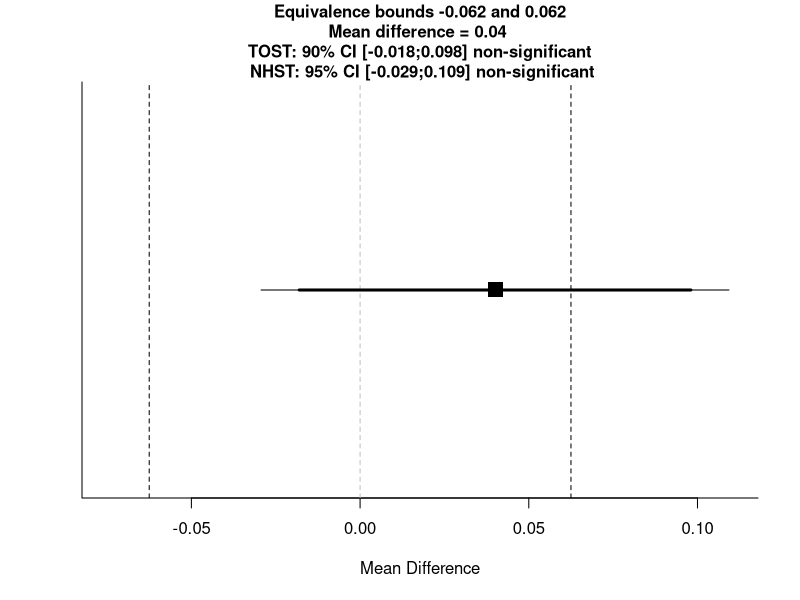
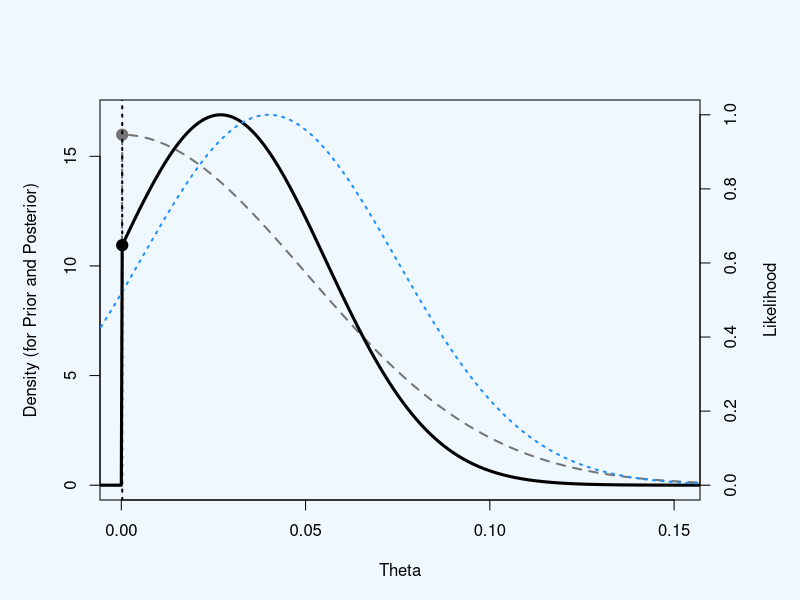
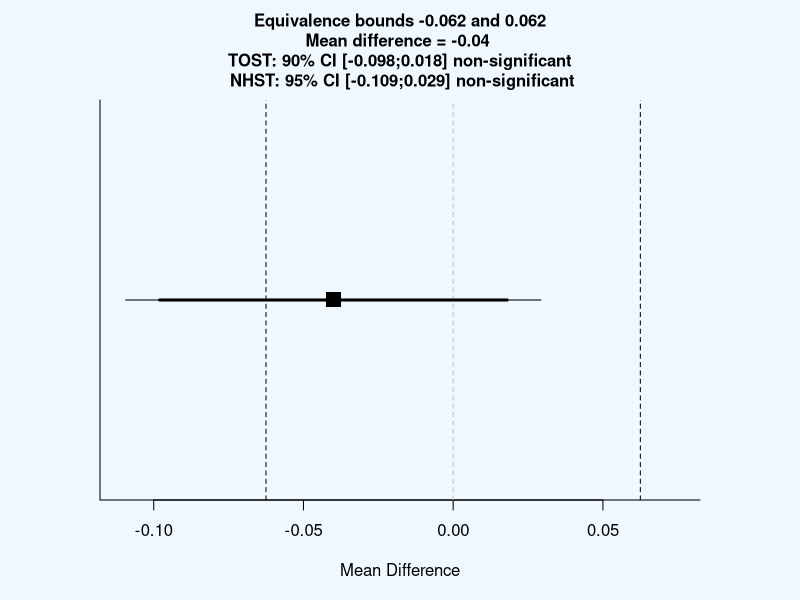
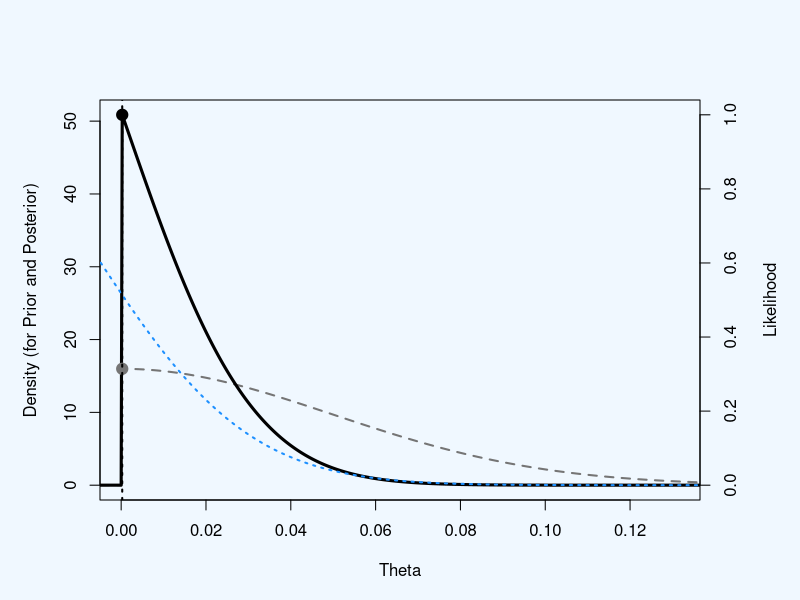

These charts were generated, in order, by the following R code:
TOSTtwo.raw.nm<-function(m1,m2,sd1,sd2,n1,n2,low_eqbound, high_eqbound, alpha, var.equal, prior_dist, effect_prior, se_prior, df_prior)
  {
  if(missing(alpha)) {
    alpha<-0.05
  }
  if(missing(var.equal)) {
    var.equal<-FALSE
  }
  if(var.equal==TRUE) {
    sdpooled<-sqrt((((n1 - 1)*(sd1^2)) + (n2 - 1)*(sd2^2))/((n1+n2)-2)) #calculate sd pooled
    t1<-((m1-m2)-low_eqbound)/(sdpooled*sqrt(1/n1 + 1/n2))
    degree_f<-n1+n2-2
    p1<-pt(t1, degree_f, lower.tail=FALSE)
    t2<-((m1-m2)-high_eqbound)/(sdpooled*sqrt(1/n1 + 1/n2))
    p2<-pt(t2, degree_f, lower.tail=TRUE)
    LL90<-(m1-m2)-qt(1-alpha, degree_f)*(sdpooled*sqrt(1/n1 + 1/n2))
    UL90<-(m1-m2)+qt(1-alpha, degree_f)*(sdpooled*sqrt(1/n1 + 1/n2))
    LL95<-(m1-m2)-qt(1-(alpha/2), degree_f)*(sdpooled*sqrt(1/n1 + 1/n2))
    UL95<-(m1-m2)+qt(1-(alpha/2), degree_f)*(sdpooled*sqrt(1/n1 + 1/n2))
    t<-(m1-m2)/(sdpooled*sqrt(1/n1 + 1/n2))
    pttest<-2*pt(-abs(t), df=degree_f)
  } else {
    sdpooled<-sqrt((sd1^2 + sd2^2)/2) #calculate sd root mean squared for Welch's t-test
    t1<-((m1-m2)-low_eqbound)/sqrt(sd1^2/n1 + sd2^2/n2) #welch's t-test lower bound
    degree_f<-(sd1^2/n1+sd2^2/n2)^2/(((sd1^2/n1)^2/(n1-1))+((sd2^2/n2)^2/(n2-1))) #degrees of freedom for Welch's t-test
    p1<-pt(t1, degree_f, lower.tail=FALSE) #p-value for Welch's TOST t-test
    t2<-((m1-m2)-high_eqbound)/sqrt(sd1^2/n1 + sd2^2/n2) #welch's t-test upper bound
    p2<-pt(t2, degree_f, lower.tail=TRUE) #p-value for Welch's TOST t-test
    t<-(m1-m2)/sqrt(sd1^2/n1 + sd2^2/n2) #welch's t-test NHST
    pttest<-2*pt(-abs(t), df=degree_f) #p-value for Welch's t-test
    LL90<-(m1-m2)-qt(1-alpha, degree_f)*sqrt(sd1^2/n1 + sd2^2/n2) #Lower limit for CI Welch's t-test
    UL90<-(m1-m2)+qt(1-alpha, degree_f)*sqrt(sd1^2/n1 + sd2^2/n2) #Upper limit for CI Welch's t-test
    LL95<-(m1-m2)-qt(1-(alpha/2), degree_f)*sqrt(sd1^2/n1 + sd2^2/n2) #Lower limit for CI Welch's t-test
    UL95<-(m1-m2)+qt(1-(alpha/2), degree_f)*sqrt(sd1^2/n1 + sd2^2/n2) #Upper limit for CI Welch's t-test
  }
  ptost<-max(p1,p2) #Get highest p-value for summary TOST result
  ttost<-ifelse(abs(t1) < abs(t2), t1, t2) #Get lowest t-value for summary TOST result
  dif<-(m1-m2)
  testoutcome<-ifelse(pttest<alpha,"significant","non-significant")
  TOSToutcome<-ifelse(ptost<alpha,"significant","non-significant")
  plot(NA, ylim=c(0,1), xlim=c(min(LL90,low_eqbound)-max(UL90-LL90, high_eqbound-low_eqbound)/10, max(UL90,high_eqbound)+max(UL90-LL90, high_eqbound-low_eqbound)/10), bty="l", yaxt="n", ylab="",xlab="Mean Difference")
  points(x=dif, y=0.5, pch=15, cex=2)
  abline(v=high_eqbound, lty=2)
  abline(v=low_eqbound, lty=2)
  abline(v=0, lty=2, col="grey")
  segments(LL90,0.5,UL90,0.5, lwd=3)
  segments(LL95,0.5,UL95,0.5, lwd=1)
  title(main=paste("Equivalence bounds ",round(low_eqbound,digits=3)," and ",round(high_eqbound,digits=3),"\nMean difference = ",round(dif,digits=3)," \n TOST: ", 100*(1-alpha*2),"% CI [",round(LL90,digits=3),";",round(UL90,digits=3),"] ", TOSToutcome," \n NHST: ", 100*(1-alpha),"% CI [",round(LL95,digits=3),";",round(UL95,digits=3),"] ", testoutcome,sep=""), cex.main=1)
  if(var.equal == TRUE) {
    message(cat("Using alpha = ",alpha," Student's t-test was ",testoutcome,", t(",degree_f,") = ",t,", p = ",pttest,sep=""))
    cat("\n")
    message(cat("Using alpha = ",alpha," the equivalence test based on Student's t-test was ",TOSToutcome,", t(",degree_f,") = ",ttost,", p = ",ptost,sep=""))
  } else {
    message(cat("Using alpha = ",alpha," Welch's t-test was ",testoutcome,", t(",degree_f,") = ",t,", p = ",pttest,sep=""))
    cat("\n")
    message(cat("Using alpha = ",alpha," the equivalence test based on Welch's t-test  was ",TOSToutcome,", t(",degree_f,") = ",ttost,", p = ",ptost,sep=""))
  }
  TOSTresults<-data.frame(t1,p1,t2,p2,degree_f)
  colnames(TOSTresults) <- c("t-value 1","p-value 1","t-value 2","p-value 2","df")
  bound_results<-data.frame(low_eqbound,high_eqbound)
  colnames(bound_results) <- c("low bound raw","high bound raw")
  CIresults<-data.frame(LL90,UL90)
  colnames(CIresults) <- c(paste("Lower Limit ",100*(1-alpha*2),"% CI raw",sep=""),paste("Upper Limit ",100*(1-alpha*2),"% CI raw",sep=""))
  cat("TOST results:\n")
  print(TOSTresults)
  cat("\n")
  cat("Equivalence bounds (raw scores):\n")
  print(bound_results)
  cat("\n")
  cat("TOST confidence interval:\n")
  print(CIresults)
  #below added BF calc
  bayes<-TRUE #expect to provide bayes
  if(missing(effect_prior)) {
    bayes<-FALSE #if no prior effect size is provided, BF not calculated
  }
  if(bayes==TRUE) {
    if(prior_dist=="normal") {
      if(missing(se_prior)) {
        se_prior<-effect_prior/2 #if not specified otherwise, default SE is effect/2
      }
    }
    if(prior_dist=="halfnormal") {
      if(missing(se_prior)) {
        se_prior<-effect_prior #if not specified otherwise, default SE is effect
        effect_prior<-0 #halfnormal is centered on 0
      } }
        if(prior_dist=="cauchy") {
          df_prior<-1
          {
          if(missing(se_prior)) 
          {df_prior<-1
            se_prior<-effect_prior/2} #if not specified otherwise, default SE is effect
          }}
          if(prior_dist=="halfcauchy") {
            {df_prior<-1}
             if(missing(se_prior)) {
              df_prior<-1
              se_prior<-effect_prior #if not specified otherwise, default SE is effect
              effect_prior<-0 #halfcauchy is centered on 0
             }}
      
  if(missing(df_prior)) {
    df_prior<-1000 #if not specified otherwise, default df = 100000 (practically normal)
  }
  theta <- effect_prior - 10 * se_prior
  incr <- se_prior / 200
  theta=seq(from = effect_prior - 10 * se_prior, by = incr, length = 4001)
  dist_theta <- dt(x = (theta-effect_prior)/se_prior, df=df_prior)
  if(prior_dist=="halfnormal"){
    dist_theta[theta <= 0] = 0
  }
  if(prior_dist=="halfcauchy"){
    dist_theta[theta <= 0] = 0
  }
  dist_theta_alt = dist_theta/sum(dist_theta)
  likelihood <- dt((dif-theta)/(dif/t), df = degree_f) #use dif - can be set to d
  likelihood_alt = likelihood/sum(likelihood)
  height <- dist_theta * likelihood
  area <- sum(height * incr)
  normarea <- sum(dist_theta * incr)
  height_alt = dist_theta_alt * likelihood_alt
  height_alt = height_alt/sum(height_alt)
  LikelihoodTheory <- area/normarea
  LikelihoodNull <- dt(dif/(dif/t), df = degree_f)
  BayesFactor <- round(LikelihoodTheory / LikelihoodNull, 2)
  bayes_results <- data.frame(BayesFactor, LikelihoodTheory, LikelihoodNull)
  colnames(bayes_results) <- c("Bayes Factor","Likelihood (alternative)","Likelihood (null)")
  cat("Bayes Results:\n")
  print(bayes_results)
  cat("\n")
  invisible(list(TOST_t1=t1,TOST_p1=p1,TOST_t2=t2,TOST_p2=p2, TOST_df=degree_f,alpha=alpha,low_eqbound=low_eqbound,high_eqbound=high_eqbound,low_eqbound=low_eqbound,high_eqbound=high_eqbound, LL_CI_TOST=LL90,UL_CI_TOST=UL90,bf=BayesFactor, ll_theory=LikelihoodTheory, ll_null=LikelihoodNull))
  
  #plot (adapted from Wienes by DL)
  myminY = 1
  # rescale prior and posterior to sum = 1 (density)
  dist_theta_alt = dist_theta_alt / (sum(dist_theta_alt)*incr)
  height_alt = height_alt/(sum(height_alt)*incr)
  # rescale likelood to maximum = 1
  likelihood_alt = likelihood_alt / max(likelihood_alt)
  data = cbind(dist_theta_alt, height_alt)
  maxy = max(data)
  max_per_x = apply(data,1,max)
  max_x_keep = max_per_x/maxy*100 > myminY  # threshold (1%) here
  x_keep = which(max_x_keep==1)
  par(bg = "aliceblue")
  #png(file=paste("Fig1.png",sep=""),width=2300,height=1500, units = "px", res = 300)
  par(mar=c(5, 5, 5, 5))
  plot(theta, dist_theta_alt, type = "l",
       ylim = c(0, maxy),
       xlim = c(theta[head(x_keep,1)], theta[tail(x_keep,1)]),  # change X limits here
       ylab = "Density (for Prior and Posterior)", xlab = "Theta", col = "grey46", lwd = 2, lty = 2)
  lines(theta, height_alt, type = "l", col = "black", lwd = 3, lty = 1)
  theta0 = which(theta == min(theta[theta>0]))
  points(theta[theta0],dist_theta_alt[theta0], pch = 19, col = "grey46", cex = 1.5)
  points(theta[theta0],height_alt[theta0], pch = 19, col = "black", cex = 1.5)
  par(new = T)
  plot(theta, likelihood_alt, type = "l",
       ylim = c(0, 1),
       xlim = c(theta[head(x_keep,1)], theta[tail(x_keep,1)]),  # change X limits here
       col = "dodgerblue", lwd = 2, lty = 3, axes = F, xlab = NA, ylab = NA)
  axis(side = 4)
  mtext(side = 4, line = 3, 'Likelihood')
  abline(v = theta[theta0], lwd = 2, lty = 3)
  #dev.off()
  
  }
}
  
## Checking directionality - Moon and Roeder data
# means one way
TOSTtwo.raw.nm(m1  = 0.50,
        m2  = 0.46,
        sd1 = 0.18,
        sd2 = 0.17,
        n1  = 48,
        n2  = 53,
        low_eqbound  = -0.0625,
        high_eqbound =  0.0625,
        alpha = .05,
        prior_dist="halfnormal",
        effect_prior=0,
        se_prior=0.05
)
# B = 1.47




# means switched around
TOSTtwo.raw.nm(m1  = 0.46,
        m2  = 0.50,
        sd1 = 0.17,
        sd2 = 0.18,
        n1  = 53,
        n2  = 48,
        low_eqbound  = -0.0625,
        high_eqbound =  0.0625,
        alpha = .05,
        prior_dist="halfnormal",
        effect_prior=0,
        se_prior=0.05
)
# B = 0.31
